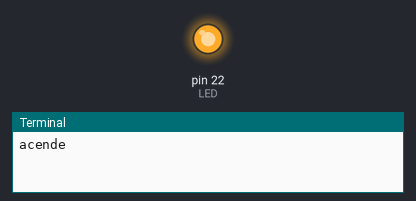
Simulated run of this program. Board: Raspberry Pi (header pin numbers). On the bench: output pins drawn as LEDs (lit = HIGH), the last lines printed to the terminal.

Above: at 0.7 s.
At 5.2 s:
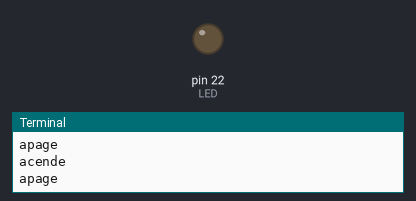
Timing chart, 0 to 6.9 s (numbered marks = the images above):
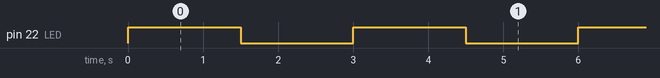

Measured:
- by itself, pin 22 (LED): alternates HIGH for 1.5 s and LOW for 1.5 s

The program:

blink.py
```python
#!/usr/bin/env python
# -*- coding: utf-8 -*-
import time

import RPi.GPIO as GPIO

LED = 22

GPIO.setmode(GPIO.BOARD)
GPIO.cleanup()
GPIO.setup(LED, GPIO.OUT)
GPIO.output(LED, GPIO.HIGH)

try:
    while True:
        print "acende"
        GPIO.output(LED, GPIO.HIGH)
        time.sleep(1.5)
        print "apage"
        GPIO.output(LED, GPIO.LOW)
        time.sleep(1.5)
except:
    GPIO.cleanup()
```
